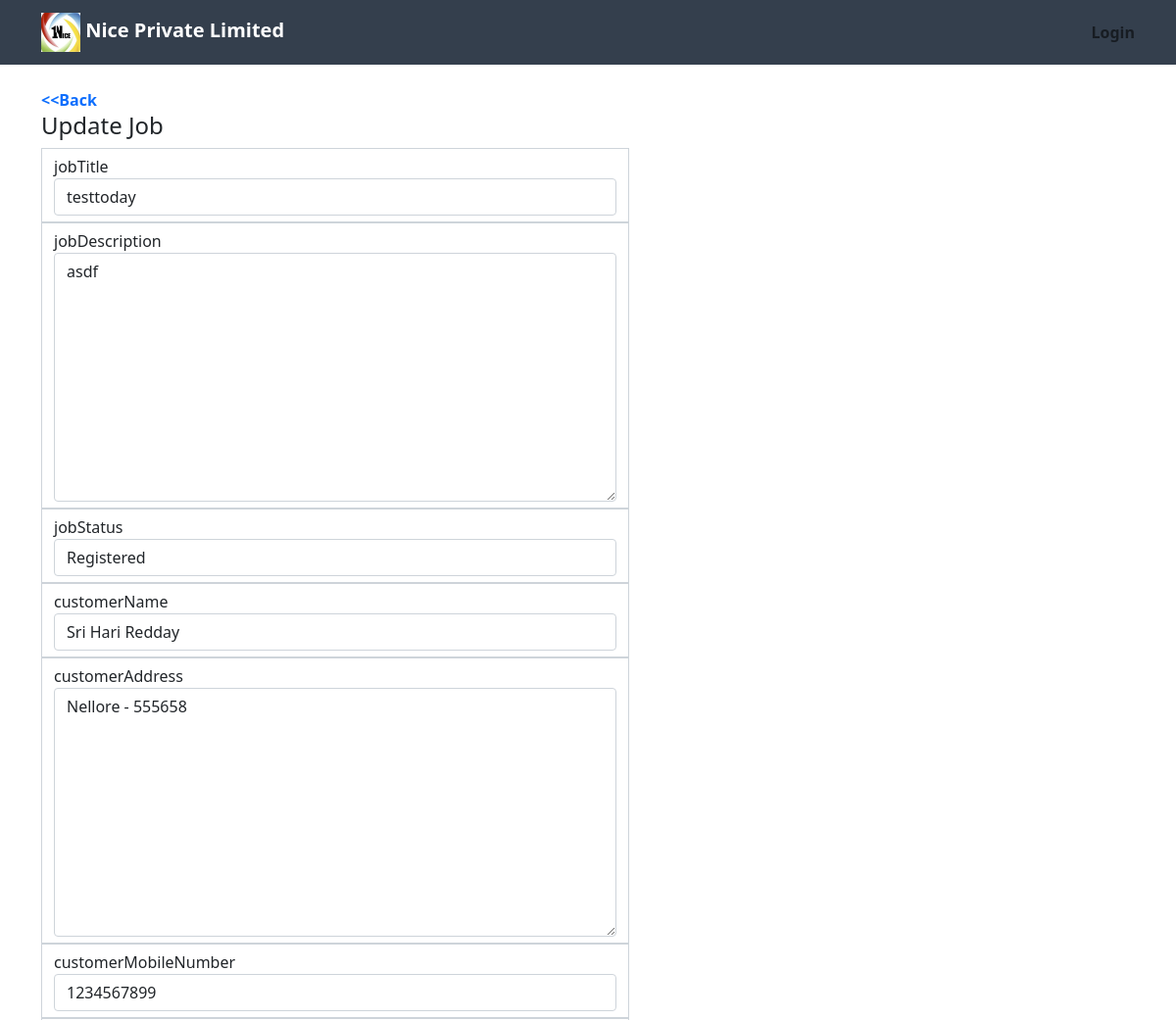
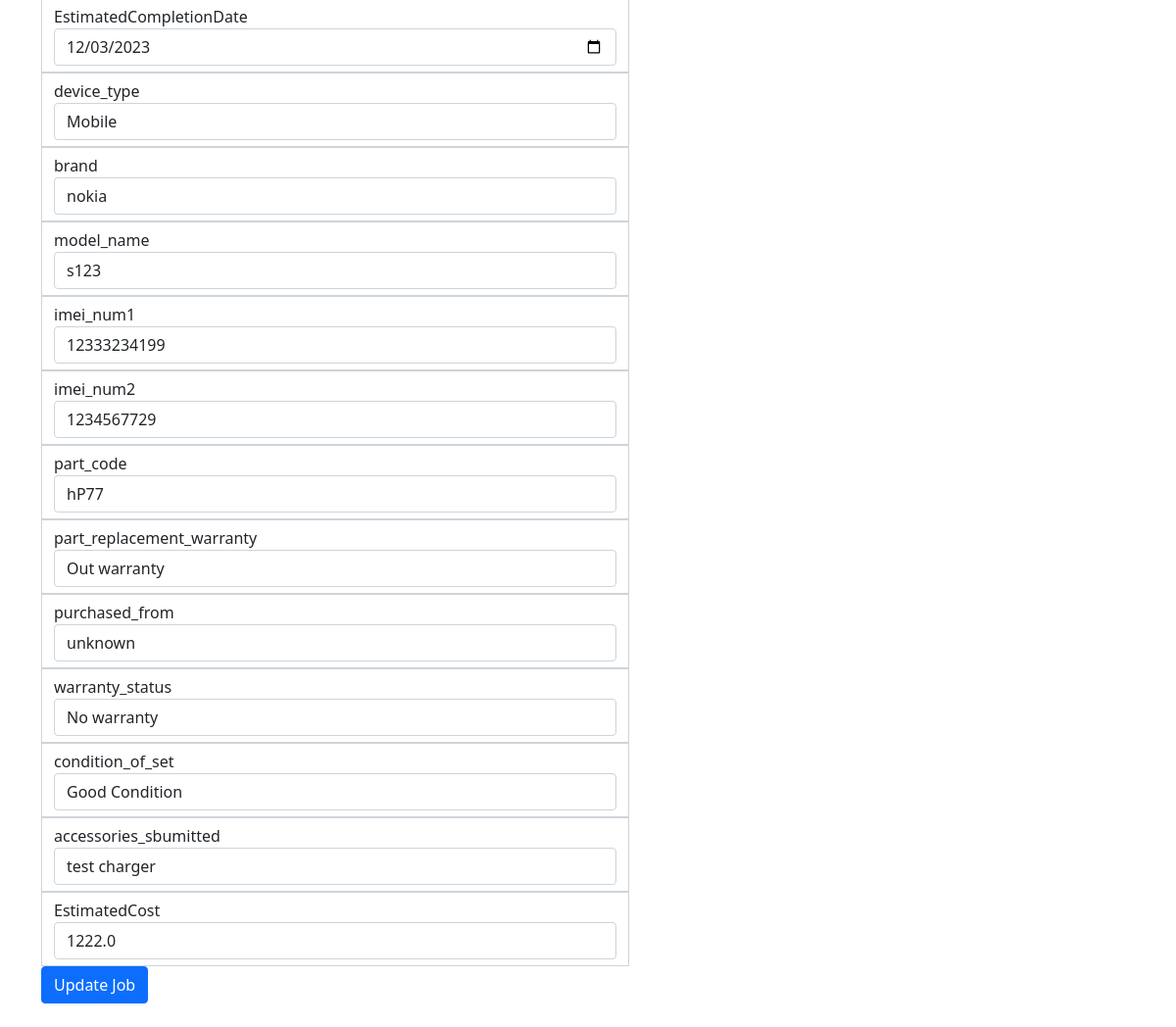
Screenshot of /update_job/31 with the database file from the repository (2 pictures, top to bottom).
### home/models.py (models this page shows, shortened)
class Job(models.Model):
    REGISTERED = "REGISTERED"
    IN_PROGRESS="IN_PROGRESS"
    CLOSED = "CLOSED"
    DELIVERED="DELIVERED"
    choices=[
        (REGISTERED, 'Registered'),
        (IN_PROGRESS, 'In Progress'),
        (CLOSED, 'Closed'),
        (DELIVERED, 'Delivered')
    ]
    warranty_choices=[('In Warranty','In Warranty') , ('Out Warranty','Out warranty'), ('Return Warranty','Return warranty'), ('No Warranty','No warranty'),]
    part_replacement_warranty_choices=[('In Warranty','In Warranty') , ('Out Warranty','Out warranty'),]
    device_condition_choices=[('Physical Damage','Physical Damage'),('Water Damage','Water Damage'),('Good Condition','Good Condition'),]
    device_choices=[('Mobile','Mobile'),('Tablet','Tablet')]
    jobTitle = models.CharField(max_length=256)
    jobDescription=models.CharField(max_length=500)
    CreatedTime=models.DateTimeField(auto_now_add=True)
    UpdatedTime=models.DateTimeField(auto_now=True)
    jobStatus=models.CharField(max_length=20,choices=choices, default=REGISTERED)
    customerName=models.CharField(max_length=256,null=True)
    customerAddress=models.CharField(max_length=500,null=True)
    customerMobileNumber=models.CharField(max_length=10,null=True)
    EstimatedCompletionDate=models.DateField(default=None,null=True,validators=[only_futuredate])
    author = models.ForeignKey(User, on_delete=models.CASCADE)
    device_type = models.CharField(max_length=20,choices=device_choices, default='Mobile')
    brand = models.CharField(max_length=100,blank=True,null=True)
    model_name= models.CharField(max_length=100,blank=True,null=True)
    imei_num1=models.CharField(max_length=15,blank=True,null=True)
    imei_num2=models.CharField(max_length=15,blank=True,null=True)
    part_code=models.CharField(max_length=25,blank=True,null=True)
    part_replacement_warranty=models.CharField(max_length=20,choices=part_replacement_warranty_choices, default='Out Warranty')
    purchased_from=models.CharField(max_length=100,blank=True,null=True)
    warranty_status=models.CharField(max_length=20,choices=warranty_choices, default='No Warranty')
    condition_of_set=models.CharField(max_length=20,choices=device_condition_choices, default='Good Condition')
    accessories_sbumitted=models.CharField(max_length=500,blank=True,null=True)
    EstimatedCost=models.FloatField(null=True, blank=True)
    barcode=models.ImageField(upload_to="media",blank=True,null=True)

### home/views.py (the view, shortened to what this page needs)
# urls.py: path('update_job/<int:job_id>',views.update_job,name="update_job"),
def update_job(request, job_id):
    job_id = int(job_id)
    try:
        job_sel = models.Job.objects.get(id = job_id)
    except job.DoesNotExist:
        return redirect('showjobs')
    jobForm = forms.JobForm(request.POST or None, instance = job_sel)
    comment=request.POST.get('comment')
    curr_status=job_sel.jobStatus
    new_status=request.POST.get('jobStatus')
    return render(request, 'create_job.html', {'jobform':jobForm,'update':True})

### templates/create_job.html (shortened to what this page needs)
{% extends 'base.html' %}
{% block body %}
<b><a href="{%url 'index' %}" style="cursor: pointer;text-decoration: none">&lt;&lt;Back</a></b>
    {%if update %}
    <h4>Update Job</h4>
    {%else%}
    <h4>Create a Job</h4>
    {%endif%}
        <form method="post">
                {% if update %}
                {% for field in  jobform%}
                    <div  class="form-control" style="border-radius:0;max-width:600px;align:center">
                        {% if field.name == "jobStatus" %}
                            {{field.name}}{{field}}
                        {% else %}
                        {{field.name}}{{field}}
                        {% endif %}
                    </div>
                {% endfor %}
                <input type="submit" value="Update Job" class="btn btn-primary">
                {% endif %}
        </form>
{% endblock body %}

### rows the page displays
Job: jobform "testtoday" "asdf" "Sri Hari Redday" "Nellore - 555658" "1234567899" "12/03/2023" "Mobile" "nokia" "s123" "12333234199" "1234567729" "hP77" "Out warranty" "unknown" "No warranty" "Good Condition" "test charger" "1222.0", jobform "Registered"

### other values shown
{{ field.name }} "jobTitle" "jobDescription" "customerName" "customerAddress" "customerMobileNumber" "EstimatedCompletionDate" "device_type" "brand" "model_name" "imei_num1" "imei_num2" "part_code" "part_replacement_warranty" "purchased_from" "warranty_status" "condition_of_set" "accessories_sbumitted" "EstimatedCost"
{{ field.name }} "jobStatus"
